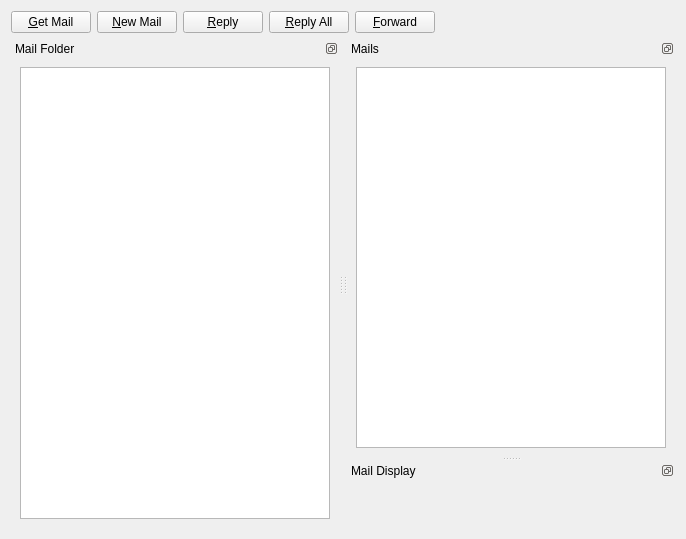
<?xml version="1.0" encoding="UTF-8"?>
<ui version="4.0">
 <class>MailMainWidget</class>
 <widget class="QWidget" name="MailMainWidget">
  <property name="geometry">
   <rect>
    <x>0</x>
    <y>0</y>
    <width>686</width>
    <height>539</height>
   </rect>
  </property>
  <property name="windowTitle">
   <string>Form</string>
  </property>
  <layout class="QHBoxLayout" name="horizontalLayout_2">
   <item>
    <layout class="QVBoxLayout" name="verticalLayout" stretch="0,8">
     <item>
      <layout class="QHBoxLayout" name="horizontalLayout">
       <item>
        <widget class="QPushButton" name="getMailButton">
         <property name="text">
          <string>&amp;Get Mail</string>
         </property>
        </widget>
       </item>
       <item>
        <widget class="QPushButton" name="newMailButton">
         <property name="text">
          <string>&amp;New Mail</string>
         </property>
        </widget>
       </item>
       <item>
        <widget class="QPushButton" name="replyButton">
         <property name="text">
          <string>&amp;Reply</string>
         </property>
        </widget>
       </item>
       <item>
        <widget class="QPushButton" name="replyAllButton">
         <property name="text">
          <string>&amp;Reply All</string>
         </property>
        </widget>
       </item>
       <item>
        <widget class="QPushButton" name="forwardMail">
         <property name="text">
          <string>&amp;Forward</string>
         </property>
        </widget>
       </item>
       <item>
        <spacer name="horizontalSpacer">
         <property name="orientation">
          <enum>Qt::Horizontal</enum>
         </property>
         <property name="sizeHint" stdset="0">
          <size>
           <width>40</width>
           <height>20</height>
          </size>
         </property>
        </spacer>
       </item>
      </layout>
     </item>
     <item>
      <widget class="QSplitter" name="splitter_2">
       <property name="orientation">
        <enum>Qt::Horizontal</enum>
       </property>
       <widget class="QDockWidget" name="dockWidget">
        <property name="features">
         <set>QDockWidget::DockWidgetFloatable|QDockWidget::DockWidgetMovable</set>
        </property>
        <property name="windowTitle">
         <string>Mail Folder</string>
        </property>
        <widget class="QWidget" name="dockWidgetContents">
         <layout class="QVBoxLayout" name="verticalLayout_5">
          <item>
           <widget class="QTableView" name="tableView_2"/>
          </item>
         </layout>
        </widget>
       </widget>
       <widget class="QSplitter" name="splitter">
        <property name="orientation">
         <enum>Qt::Vertical</enum>
        </property>
       </widget>
       <widget class="QSplitter" name="splitter_3">
        <property name="orientation">
         <enum>Qt::Vertical</enum>
        </property>
        <property name="handleWidth">
         <number>4</number>
        </property>
        <widget class="QDockWidget" name="dockWidget_4">
         <property name="features">
          <set>QDockWidget::DockWidgetFloatable|QDockWidget::DockWidgetMovable</set>
         </property>
         <property name="windowTitle">
          <string>Mails</string>
         </property>
         <widget class="QWidget" name="dockWidgetContents_4">
          <layout class="QVBoxLayout" name="verticalLayout_3">
           <item>
            <widget class="QTableView" name="tableView"/>
           </item>
          </layout>
         </widget>
        </widget>
        <widget class="QDockWidget" name="dockWidget_3">
         <property name="features">
          <set>QDockWidget::DockWidgetFloatable|QDockWidget::DockWidgetMovable</set>
         </property>
         <property name="windowTitle">
          <string>Mail Display</string>
         </property>
         <widget class="QWidget" name="dockWidgetContents_3">
          <layout class="QVBoxLayout" name="verticalLayout_4"/>
         </widget>
        </widget>
       </widget>
      </widget>
     </item>
    </layout>
   </item>
  </layout>
 </widget>
 <resources/>
 <connections/>
</ui>
